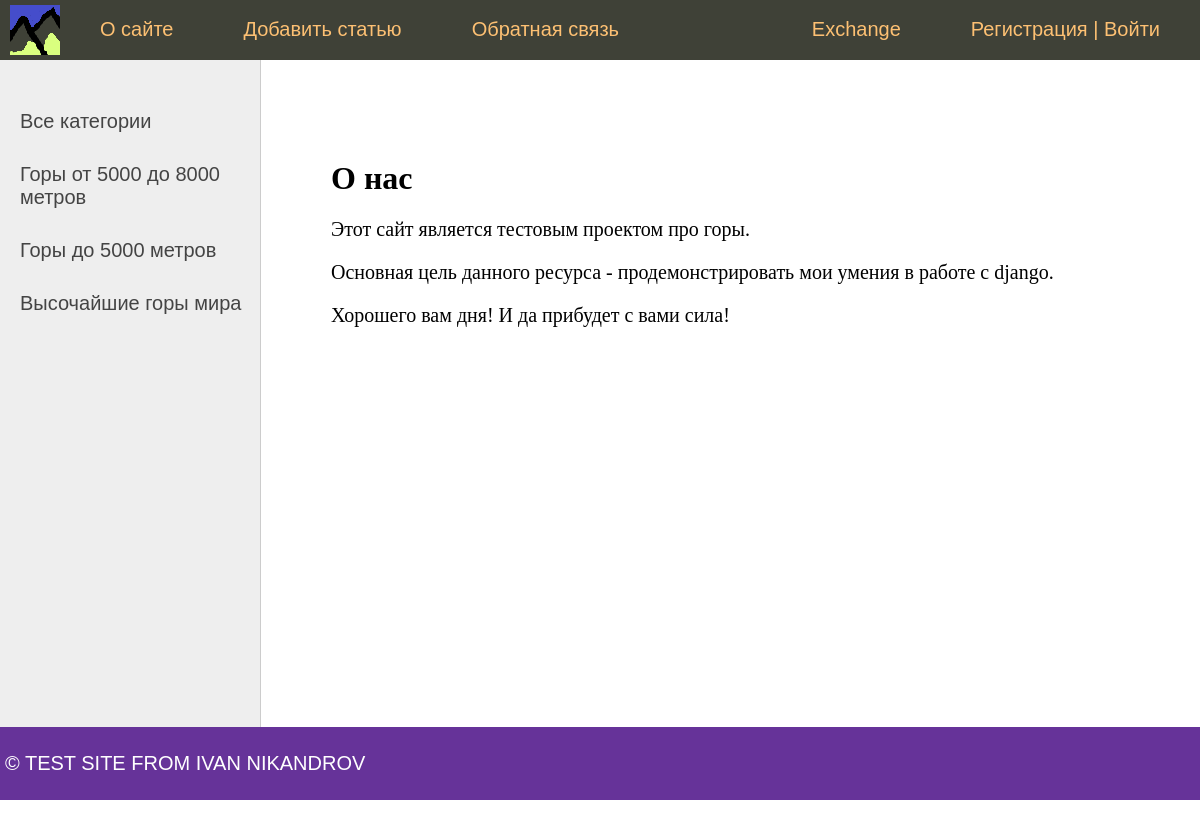
The page /about/ on the database its author committed.
### mount/models.py (models this page shows, shortened)
class Category(models.Model):
    name = models.CharField(max_length=100, db_index=True, verbose_name="Категория")
    slug = models.SlugField(max_length=255, unique=True, db_index=True, verbose_name='URL')
    def get_absolute_url(self):
        return reverse('category', kwargs={'cat_slug': self.slug})
    class Meta:
        verbose_name = 'Категории'
        verbose_name_plural = 'Категории'
        ordering = ['id']

### mount/views.py (the view)
# urls.py: path('about/', about, name='about'),
def about(request):
    context = {
        'title': 'О нас',
    }
    return render(request, 'mount/about.html', context=context)

### mount/templatetags/mount_tags.py (called while the page is built)
@register.inclusion_tag('mount/list_categories.html')
def show_categories(sort=None, cat_selected=0):
    if not sort:
        cats = Category.objects.all()
    else:
        cats = Category.objects.order_by(sort)
    return {'cats': cats, "cat_selected": cat_selected}

@register.inclusion_tag('mount/list_mainmenu.html')
def show_mainmenu(sort=None):
    menu = [
        {'title': 'О сайте', 'url_name': 'about'},
        {'title': 'Добавить статью', 'url_name': 'add_page'},
        {'title': 'Обратная связь', 'url_name': 'contact'},
        {'title': 'Exchange', 'url_name': 'exchange_main'},
    ]
    return {'menu': menu}

### mount/templates/mount/about.html
{% extends 'mount/base.html' %}
{% block content %}
<h1>{{title}}</h1>
    <p>Этот сайт является тестовым проектом про горы.</p>
    <p>Основная цель данного ресурса - продемонстрировать мои умения в работе с django.</p>
    <p>Хорошего вам дня! И да прибудет с вами сила!</p>
{% endblock %}

### mount/templates/mount/list_categories.html
        {% for c in cats %}
            {% if c.pk == cat_selected %}
                <li class="selected">{{ c.name }}</li>
            {% else %}
                <li><a href="{{ c.get_absolute_url }}">{{ c.name }}</a></li>
            {% endif %}
        {% endfor %}

### mount/static/mount/css/styles.css (style rules this page uses)
html, body { font-family: 'Arial'; margin: 0; padding: 0; height: 100%; width: 100%; color: #444; }
a { color: #0059b2; text-decoration: none; }
.left-chapters ul li { margin: 30px 0 0 0; color: #999; }
.left-chapters ul li a { color: #444; text-decoration: none; }
.content-text h1 { font-size: 32px; }

### rows shown on the page
Category: name "Горы от 5000 до 8000 метров"
Category: name "Горы до 5000 метров"
Category: name "Высочайшие горы мира"

### other values the page prints
{{ m.title }} "О сайте" "Добавить статью" "Обратная связь"
{{ m.title }} "Exchange"
{{ title }} "О нас"
